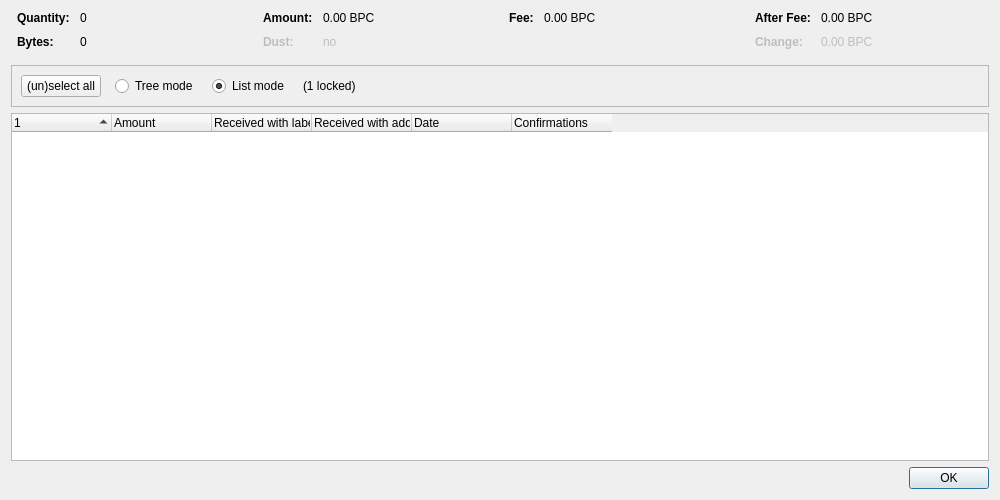
<?xml version="1.0" encoding="UTF-8"?>
<ui version="4.0">
 <class>CoinControlDialog</class>
 <widget class="QDialog" name="CoinControlDialog">
  <property name="geometry">
   <rect>
    <x>0</x>
    <y>0</y>
    <width>1000</width>
    <height>500</height>
   </rect>
  </property>
  <property name="windowTitle">
   <string>Coin Selection</string>
  </property>
  <layout class="QVBoxLayout" name="verticalLayout">
   <item>
    <layout class="QHBoxLayout" name="horizontalLayoutTop" stretch="0,0,0,0">
     <property name="topMargin">
      <number>0</number>
     </property>
     <property name="bottomMargin">
      <number>10</number>
     </property>
     <item>
      <layout class="QFormLayout" name="formLayoutCoinControl1">
       <property name="horizontalSpacing">
        <number>10</number>
       </property>
       <property name="verticalSpacing">
        <number>10</number>
       </property>
       <property name="leftMargin">
        <number>6</number>
       </property>
       <property name="rightMargin">
        <number>6</number>
       </property>
       <item row="0" column="0">
        <widget class="QLabel" name="labelCoinControlQuantityText">
         <property name="font">
          <font>
           <weight>75</weight>
           <bold>true</bold>
          </font>
         </property>
         <property name="text">
          <string>Quantity:</string>
         </property>
        </widget>
       </item>
       <item row="0" column="1">
        <widget class="QLabel" name="labelCoinControlQuantity">
         <property name="cursor">
          <cursorShape>IBeamCursor</cursorShape>
         </property>
         <property name="contextMenuPolicy">
          <enum>Qt::ActionsContextMenu</enum>
         </property>
         <property name="text">
          <string notr="true">0</string>
         </property>
         <property name="textInteractionFlags">
          <set>Qt::LinksAccessibleByMouse|Qt::TextSelectableByKeyboard|Qt::TextSelectableByMouse</set>
         </property>
        </widget>
       </item>
       <item row="1" column="0">
        <widget class="QLabel" name="labelCoinControlBytesText">
         <property name="font">
          <font>
           <weight>75</weight>
           <bold>true</bold>
          </font>
         </property>
         <property name="text">
          <string>Bytes:</string>
         </property>
        </widget>
       </item>
       <item row="1" column="1">
        <widget class="QLabel" name="labelCoinControlBytes">
         <property name="cursor">
          <cursorShape>IBeamCursor</cursorShape>
         </property>
         <property name="contextMenuPolicy">
          <enum>Qt::ActionsContextMenu</enum>
         </property>
         <property name="text">
          <string notr="true">0</string>
         </property>
         <property name="textInteractionFlags">
          <set>Qt::LinksAccessibleByMouse|Qt::TextSelectableByKeyboard|Qt::TextSelectableByMouse</set>
         </property>
        </widget>
       </item>
      </layout>
     </item>
     <item>
      <layout class="QFormLayout" name="formLayoutCoinControl2">
       <property name="horizontalSpacing">
        <number>10</number>
       </property>
       <property name="verticalSpacing">
        <number>10</number>
       </property>
       <property name="leftMargin">
        <number>6</number>
       </property>
       <property name="rightMargin">
        <number>6</number>
       </property>
       <item row="0" column="0">
        <widget class="QLabel" name="labelCoinControlAmountText">
         <property name="font">
          <font>
           <weight>75</weight>
           <bold>true</bold>
          </font>
         </property>
         <property name="text">
          <string>Amount:</string>
         </property>
        </widget>
       </item>
       <item row="0" column="1">
        <widget class="QLabel" name="labelCoinControlAmount">
         <property name="cursor">
          <cursorShape>IBeamCursor</cursorShape>
         </property>
         <property name="contextMenuPolicy">
          <enum>Qt::ActionsContextMenu</enum>
         </property>
         <property name="text">
          <string notr="true">0.00 BPC</string>
         </property>
         <property name="textInteractionFlags">
          <set>Qt::LinksAccessibleByMouse|Qt::TextSelectableByKeyboard|Qt::TextSelectableByMouse</set>
         </property>
        </widget>
       </item>
       <item row="1" column="0">
        <widget class="QLabel" name="labelCoinControlLowOutputText">
         <property name="enabled">
          <bool>false</bool>
         </property>
         <property name="font">
          <font>
           <weight>75</weight>
           <bold>true</bold>
          </font>
         </property>
         <property name="text">
          <string>Dust:</string>
         </property>
        </widget>
       </item>
       <item row="1" column="1">
        <widget class="QLabel" name="labelCoinControlLowOutput">
         <property name="enabled">
          <bool>false</bool>
         </property>
         <property name="cursor">
          <cursorShape>IBeamCursor</cursorShape>
         </property>
         <property name="contextMenuPolicy">
          <enum>Qt::ActionsContextMenu</enum>
         </property>
         <property name="text">
          <string notr="true">no</string>
         </property>
         <property name="textInteractionFlags">
          <set>Qt::LinksAccessibleByMouse|Qt::TextSelectableByKeyboard|Qt::TextSelectableByMouse</set>
         </property>
        </widget>
       </item>
      </layout>
     </item>
     <item>
      <layout class="QFormLayout" name="formLayoutCoinControl3">
       <property name="horizontalSpacing">
        <number>10</number>
       </property>
       <property name="verticalSpacing">
        <number>10</number>
       </property>
       <property name="leftMargin">
        <number>6</number>
       </property>
       <property name="rightMargin">
        <number>6</number>
       </property>
       <item row="0" column="0">
        <widget class="QLabel" name="labelCoinControlFeeText">
         <property name="font">
          <font>
           <weight>75</weight>
           <bold>true</bold>
          </font>
         </property>
         <property name="text">
          <string>Fee:</string>
         </property>
        </widget>
       </item>
       <item row="0" column="1">
        <widget class="QLabel" name="labelCoinControlFee">
         <property name="cursor">
          <cursorShape>IBeamCursor</cursorShape>
         </property>
         <property name="contextMenuPolicy">
          <enum>Qt::ActionsContextMenu</enum>
         </property>
         <property name="text">
          <string notr="true">0.00 BPC</string>
         </property>
         <property name="textInteractionFlags">
          <set>Qt::LinksAccessibleByMouse|Qt::TextSelectableByKeyboard|Qt::TextSelectableByMouse</set>
         </property>
        </widget>
       </item>
      </layout>
     </item>
     <item>
      <layout class="QFormLayout" name="formLayoutCoinControl4">
       <property name="horizontalSpacing">
        <number>10</number>
       </property>
       <property name="verticalSpacing">
        <number>10</number>
       </property>
       <property name="leftMargin">
        <number>6</number>
       </property>
       <property name="rightMargin">
        <number>6</number>
       </property>
       <item row="0" column="0">
        <widget class="QLabel" name="labelCoinControlAfterFeeText">
         <property name="font">
          <font>
           <weight>75</weight>
           <bold>true</bold>
          </font>
         </property>
         <property name="text">
          <string>After Fee:</string>
         </property>
        </widget>
       </item>
       <item row="0" column="1">
        <widget class="QLabel" name="labelCoinControlAfterFee">
         <property name="cursor">
          <cursorShape>IBeamCursor</cursorShape>
         </property>
         <property name="contextMenuPolicy">
          <enum>Qt::ActionsContextMenu</enum>
         </property>
         <property name="text">
          <string notr="true">0.00 BPC</string>
         </property>
         <property name="textInteractionFlags">
          <set>Qt::LinksAccessibleByMouse|Qt::TextSelectableByKeyboard|Qt::TextSelectableByMouse</set>
         </property>
        </widget>
       </item>
       <item row="1" column="0">
        <widget class="QLabel" name="labelCoinControlChangeText">
         <property name="enabled">
          <bool>false</bool>
         </property>
         <property name="font">
          <font>
           <weight>75</weight>
           <bold>true</bold>
          </font>
         </property>
         <property name="text">
          <string>Change:</string>
         </property>
        </widget>
       </item>
       <item row="1" column="1">
        <widget class="QLabel" name="labelCoinControlChange">
         <property name="enabled">
          <bool>false</bool>
         </property>
         <property name="cursor">
          <cursorShape>IBeamCursor</cursorShape>
         </property>
         <property name="contextMenuPolicy">
          <enum>Qt::ActionsContextMenu</enum>
         </property>
         <property name="text">
          <string notr="true">0.00 BPC</string>
         </property>
         <property name="textInteractionFlags">
          <set>Qt::LinksAccessibleByMouse|Qt::TextSelectableByKeyboard|Qt::TextSelectableByMouse</set>
         </property>
        </widget>
       </item>
      </layout>
     </item>
    </layout>
   </item>
   <item>
    <widget class="QFrame" name="frame">
     <property name="minimumSize">
      <size>
       <width>0</width>
       <height>40</height>
      </size>
     </property>
     <property name="frameShape">
      <enum>QFrame::StyledPanel</enum>
     </property>
     <property name="frameShadow">
      <enum>QFrame::Sunken</enum>
     </property>
     <layout class="QHBoxLayout" name="horizontalLayout">
      <item>
       <layout class="QHBoxLayout" name="horizontalLayoutPanel" stretch="0,0,0,0,0">
        <property name="spacing">
         <number>14</number>
        </property>
        <item>
         <widget class="QPushButton" name="pushButtonSelectAll">
          <property name="sizePolicy">
           <sizepolicy hsizetype="Maximum" vsizetype="Fixed">
            <horstretch>0</horstretch>
            <verstretch>0</verstretch>
           </sizepolicy>
          </property>
          <property name="text">
           <string>(un)select all</string>
          </property>
          <property name="autoDefault">
           <bool>false</bool>
          </property>
         </widget>
        </item>
        <item>
         <widget class="QRadioButton" name="radioTreeMode">
          <property name="sizePolicy">
           <sizepolicy hsizetype="Maximum" vsizetype="Fixed">
            <horstretch>0</horstretch>
            <verstretch>0</verstretch>
           </sizepolicy>
          </property>
          <property name="text">
           <string>Tree mode</string>
          </property>
         </widget>
        </item>
        <item>
         <widget class="QRadioButton" name="radioListMode">
          <property name="sizePolicy">
           <sizepolicy hsizetype="Maximum" vsizetype="Fixed">
            <horstretch>0</horstretch>
            <verstretch>0</verstretch>
           </sizepolicy>
          </property>
          <property name="text">
           <string>List mode</string>
          </property>
          <property name="checked">
           <bool>true</bool>
          </property>
         </widget>
        </item>
        <item>
         <widget class="QLabel" name="labelLocked">
          <property name="text">
           <string notr="true">(1 locked)</string>
          </property>
         </widget>
        </item>
        <item>
         <spacer name="horizontalSpacer">
          <property name="orientation">
           <enum>Qt::Horizontal</enum>
          </property>
          <property name="sizeHint" stdset="0">
           <size>
            <width>40</width>
            <height>20</height>
           </size>
          </property>
         </spacer>
        </item>
       </layout>
      </item>
     </layout>
    </widget>
   </item>
   <item>
    <widget class="CoinControlTreeWidget" name="treeWidget">
     <property name="contextMenuPolicy">
      <enum>Qt::CustomContextMenu</enum>
     </property>
     <property name="sortingEnabled">
      <bool>false</bool>
     </property>
     <property name="columnCount">
      <number>6</number>
     </property>
     <attribute name="headerShowSortIndicator" stdset="0">
      <bool>true</bool>
     </attribute>
     <attribute name="headerStretchLastSection">
      <bool>false</bool>
     </attribute>
     <column>
      <property name="text">
       <string/>
      </property>
     </column>
     <column>
      <property name="text">
       <string>Amount</string>
      </property>
     </column>
     <column>
      <property name="text">
       <string>Received with label</string>
      </property>
     </column>
     <column>
      <property name="text">
       <string>Received with address</string>
      </property>
     </column>
     <column>
      <property name="text">
       <string>Date</string>
      </property>
     </column>
     <column>
      <property name="text">
       <string>Confirmations</string>
      </property>
      <property name="toolTip">
       <string>Confirmed</string>
      </property>
     </column>
     <column>
      <property name="text">
       <string/>
      </property>
     </column>
     <column>
      <property name="text">
       <string/>
      </property>
     </column>
     <column>
      <property name="text">
       <string/>
      </property>
     </column>
     <column>
      <property name="text">
       <string/>
      </property>
     </column>
    </widget>
   </item>
   <item>
    <widget class="QDialogButtonBox" name="buttonBox">
     <property name="orientation">
      <enum>Qt::Horizontal</enum>
     </property>
     <property name="standardButtons">
      <set>QDialogButtonBox::Ok</set>
     </property>
    </widget>
   </item>
  </layout>
 </widget>
 <customwidgets>
  <customwidget>
   <class>CoinControlTreeWidget</class>
   <extends>QTreeWidget</extends>
   <header>qt/coincontroltreewidget.h</header>
  </customwidget>
 </customwidgets>
 <resources/>
 <connections/>
</ui>
